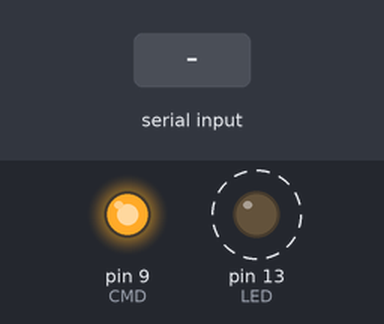
A sketch run on a simulated Arduino Mega 2560, built with avr-gcc and run on an emulated ATmega2560. Parts: output pins drawn as LEDs (lit = HIGH). Dashed ring = blinking. Inputs (shaded band) come from the test bench. What the sketch prints to the serial monitor is not drawn.

Above: at 1.2 s.
1.3 s: "1" received over the second serial link
Timing chart, 0 to 9.5 s (numbered marks = the images above; inputs shaded):
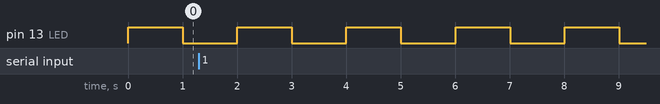

The sketch:

bt_commanding.ino
```cpp
#include <SoftwareSerial.h>

//AT : Ceck the connection.
//AT+NAME : See default name
//AT+ADDR : see default address
//AT+VERSION : See version
//AT+UART : See baudrate
//AT+ROLE: See role of bt module(1=master/0=slave)
//AT+RESET : Reset and exit AT mode
//AT+ORGL : Restore factory settings
//AT+PSWD: see default password

//#define USE_HWS1
#ifdef USE_HWS1
#else
SoftwareSerial mySerial(3,4);//10, 11); // RX, TX
#endif
#define CMD 9 // commanding mode enable pin
#define LED 13 // led pin
unsigned long t;
boolean on=true;

void setup() {
 Serial.begin(57600);//115200);//my default
 pinMode(CMD,OUTPUT);//KEY,EN,WAKEUP=AT commanding mode pin
 pinMode(LED,OUTPUT);
 digitalWrite(CMD,HIGH);// just set it high
 digitalWrite(LED,on?HIGH:LOW);
 Serial.println("Enter AT commands:");
#ifdef USE_HWS1
 Serial2.begin(
#else
 mySerial.begin(
#endif
  //115200);
   //74880);
   //57600);
   38400);
   //19200);
   //9600);//bt default
 t=millis();
}

void loop(){
 unsigned long t2=millis();
 if (t+1000<t2) {
  t=t2;
  on = !on;
  digitalWrite(LED,on?HIGH:LOW);
 }
 if (
#ifdef USE_HWS1
  Serial2.available()
#else
  mySerial.available()
#endif
 )
 Serial.write(
#ifdef USE_HWS1
  Serial2.read()
#else
  mySerial.read()
#endif
 );
 if (Serial.available())
#ifdef USE_HWS1
  Serial2.write(
#else
  mySerial.write(
#endif
   Serial.read());
}
```

Measured:
- by itself, pin 13 (LED): alternates HIGH for 1.0 s and LOW for 1.0 s
